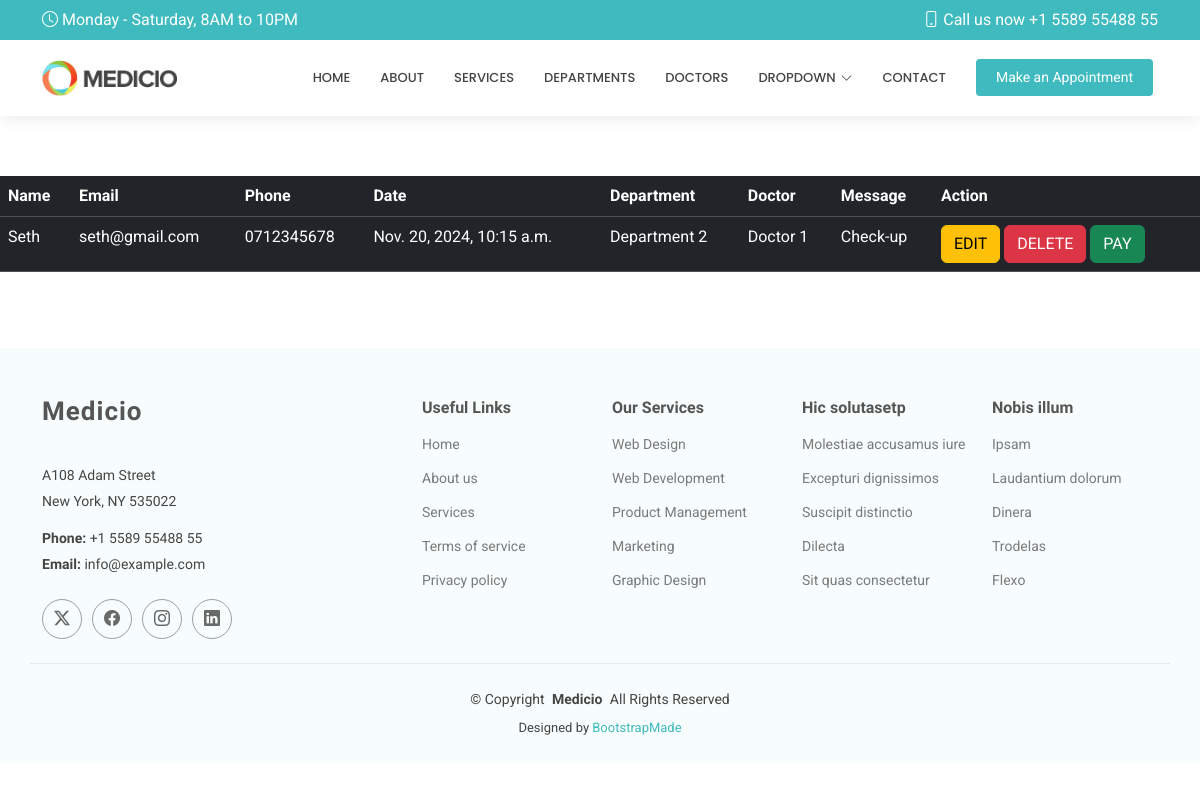
Before: /show/ with the older database file.
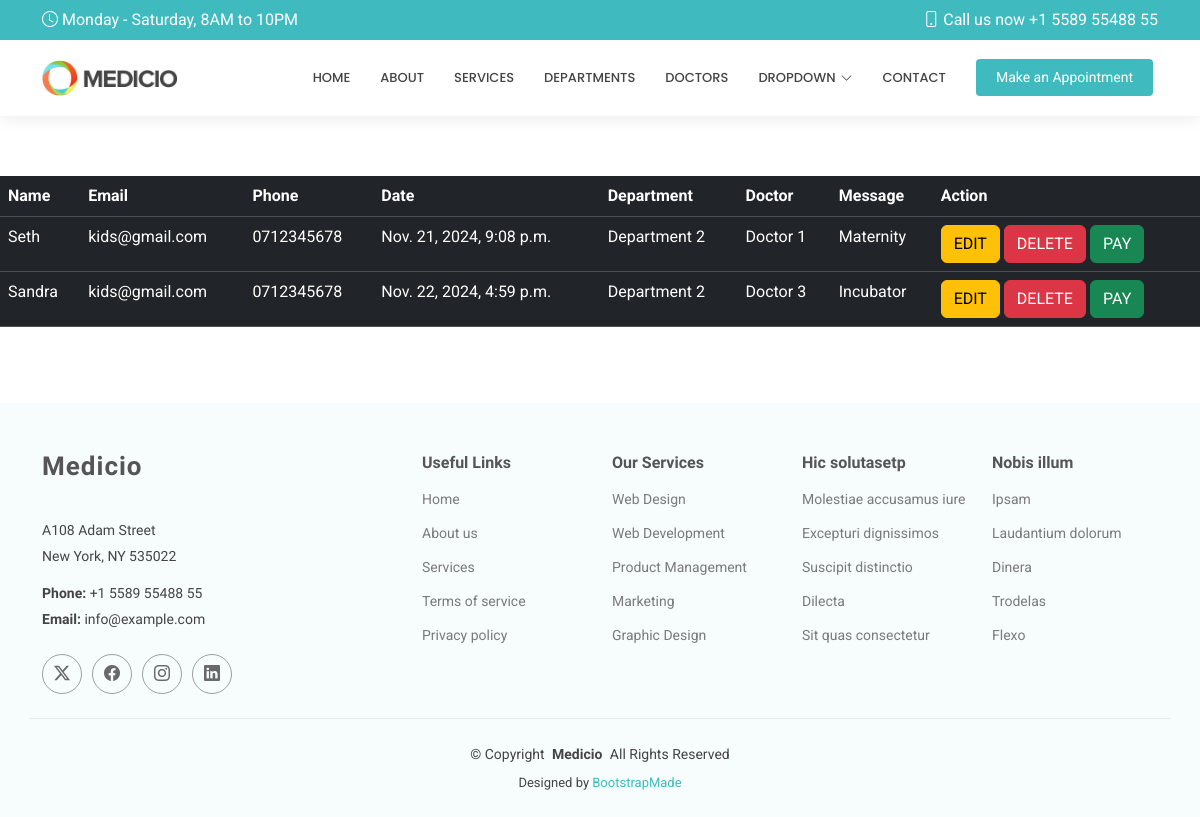
After: the same page with the newer database file.
### myapp/models.py (models this page shows, shortened)
class Appointment(models.Model):
    name=models.CharField(max_length=50)
    email=models.EmailField()
    phone=models.CharField(max_length=50)
    date=models.DateTimeField()
    department=models.CharField(max_length=50)
    doctor=models.CharField(max_length=50)
    message=models.TextField()

### myapp/views.py (the view)
# urls.py: path('show/',views.show,name='show'),
def show(request):
    allappointments=Appointment.objects.all()
    return render(request, 'show.html', {'appointment':allappointments})

### templates/show.html
{% extends 'starter-page.html' %}
{% load static %}
{% block body %}
    <table class="table table-dark">
    <tr>
        <th>Name</th>
        <th>Email</th>
        <th>Phone</th>
        <th>Date</th>
        <th>Department</th>
        <th>Doctor</th>
        <th>Message</th>
        <th>Action</th>
    </tr>
    {% for x in appointment %}
        <tr>
        <td>{{x.name}}</td>
        <td>{{x.email}}</td>
        <td>{{x.phone}}</td>
        <td>{{x.date}}</td>
        <td>{{x.department}}</td>
        <td>{{x.doctor}}</td>
        <td>{{x.message}}</td>
        <td>
            <a href="/edit/{{ x.id }}"class="btn btn-warning" >EDIT</a>
            <a href="/delete/{{ x.id }}"class="btn btn-danger" >DELETE</a>
            <a href=""class="btn btn-success">PAY</a>
        </td>
        </tr>
    {% endfor %}
    </table>
{% endblock %}

Changed rows visible on the page:
changed Appointment "Seth": email "seth@gmail.com" → "kids@gmail.com"; date "Nov. 20, 2024, 10:15 a.m." → "Nov. 21, 2024, 9:08 p.m."; message "Check-up" → "Maternity"
added Appointment: name "Sandra", email "kids@gmail.com", phone "0712345678", date "Nov. 22, 2024, 4:59 p.m.", department "Department 2", doctor "Doctor 3", message "Incubator"
